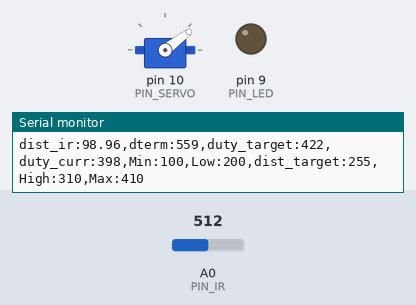
Bench run of a sketch on a simulated Arduino Uno, built with avr-gcc and run on an emulated ATmega328P. On the bench: servo, output pins drawn as LEDs (lit = HIGH), the last lines printed to the serial monitor. The inputs (shaded band) are chosen by the test bench; at power-on: A0 (PIN_IR) = 512.

Above: at 1.2 s.
1.3 s: A0 (PIN_IR) set to 400
4.3 s: A0 (PIN_IR) set to 420
At 5.5 s:
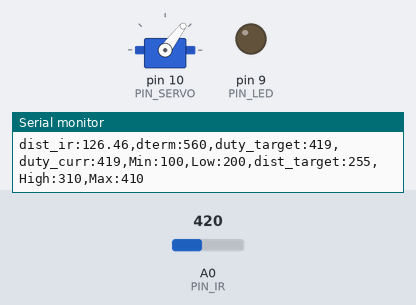
6.4 s: A0 (PIN_IR) set to 511
At 6.8 s:
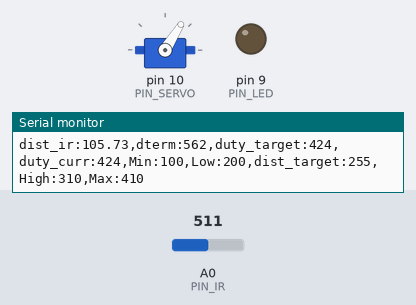
Timing chart, 0 to 9.4 s (numbered marks = the images above; inputs shaded):
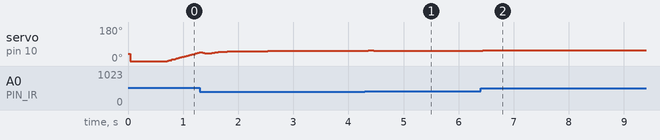

Measured:
- after the input at 4.3 s, servo on pin 10 (PIN_SERVO): 53° → 56° at once, → 55° 0.14 s later, → 54° 0.14 s later, → 53° 0.38 s later
- after the input at 6.4 s, servo on pin 10 (PIN_SERVO): 53° → 58° at once, → 57° 0.58 s later, → 56° 0.74 s later

The sketch:

26P14.ino
```cpp
#include <Servo.h>

/////////////////////////////
// Configurable parameters //
/////////////////////////////

// Arduino pin assignment
#define PIN_LED 9                            // [1234] LED를 아두이노의 GPIO 9번 핀에 연결
#define PIN_SERVO 10    //[3152] 서보모터를 아두이노의 10번 핀에 연결
#define PIN_IR A0     //[3158] IR센서를 아두이노의 A0 핀에 연결

// Framework setting
#define _DIST_TARGET 255  //[3166]목표로 하는 탁구공 중심 위치까지 거리255mm로 고정
#define _DIST_MIN 10                       //[3164] 최소 측정 거리 10mm로 고정
#define _DIST_MAX 410   // [3401] 측정 거리의 최댓값를 410mm로 설정
#define DELAY_MICROS  1500

// Distance sensor
#define EMA_ALPHA 0.35  // [3162] ema 필터의 alpha 값을 0.0으로 설정
#define EMA_ALPHA2 0.1
// Servo range
#define _DUTY_MIN 740    //서보의 가동 최소 각도
#define _DUTY_NEU 940    //servo neutral position
#define _DUTY_MAX 1140   //서보의 최대 가동 각도

// Servo speed control
#define _SERVO_ANGLE 72   // 서보의 각도(72º)
//[3150] 레일플레이트가 사용자가 원하는 가동범위를 움직일때, 이를 움직이게 하는 서보모터의 가동범위
#define _SERVO_SPEED 150       // 서보 속도를 200으로 설정

// Event periods
#define _INTERVAL_DIST 20   // Distance Sensing을 20(ms) 마다 실행한다.
#define _INTERVAL_SERVO 20 // 서보를 20ms마다 조작하기
#define _INTERVAL_SERIAL 100 //시리얼 0.1초 마다 업데이트

// PID parameters
#define _KP 1.2   // 비례상수 설정
#define _KD 73
//////////////////////
// global variables //
//////////////////////
float dist_cali;
float filtered_dist;
float ema_dist = 0;
float samples_num = 3;
const float coE[] = {0.0000111, -0.0061569, 1.8472129, -29.1135763};

// Servo instance
Servo myservo;  // Servo를 제어할 Object를 생성해 준다
// Distance sensor
float dist_target; // location to send the ball
float dist_raw; //실제 거리측정값과 ema필터를 적용한 값을 저장할 변수

// Event periods
unsigned long last_sampling_time_dist, last_sampling_time_servo, last_sampling_time_serial; // [3162] 거리, 서보, 시리얼에 대한 마지막 샘플링 시간을 나타내는 변수
bool event_dist, event_servo, event_serial; // 거리센서, 서보, 시리얼 모니터의 발생을 지시하는 변수

// Servo speed control
int duty_chg_per_interval;//주기동안 duty 변화량 변수
int duty_target, duty_curr;// 서보의 목표위치와 서보에 실제로 입력할 위치

// PID variables
float error_curr, error_prev, control, pterm, dterm, iterm; // 비례 제어를 위한 전에 측정한 오차, 새로 측정한 오차 값, 비례항, 적분항, 미분항 변수


void setup() {
// initialize GPIO pins for LED and attach servo
  pinMode(PIN_LED, OUTPUT);  // LED 핀 설정
  myservo.attach(PIN_SERVO);  // Servo 핀 설정
// initialize global variables
  last_sampling_time_dist = last_sampling_time_servo = last_sampling_time_serial = 0; //샘플링 시각 기록 변수 초기화
  event_dist = event_servo = event_serial = false;  // 이벤트 bool값 초기화
  dist_target = _DIST_TARGET; // 목표지점 변수 초기화


// move servo to neutral position
  myservo.writeMicroseconds(_DUTY_NEU); //서보를 중간으로 이동
// initialize serial port
    Serial.begin(57600);// 57600 보드레이트로 아두이노와 통신
// convert angle speed into duty change per interval.
  duty_chg_per_interval =  int((_DUTY_MAX - _DUTY_MIN) * (float(_SERVO_SPEED) /  _SERVO_ANGLE) * (float(_INTERVAL_SERVO) / 1000.0));   //[3159] 서보 각속도에 맞추어 센서 인식 간격 변경? [3150] 서보의 각속도를 원하는 Angle로 나누어 interval을 설정한다.
}


void loop() {
/////////////////////
// Event generator // [3155] 설정된 주기마다 이벤트 생성
/////////////////////
unsigned long time_curr = millis();
  if(time_curr >= last_sampling_time_dist + _INTERVAL_DIST) {
        last_sampling_time_dist += _INTERVAL_DIST;
        event_dist = true;
  }
  if(time_curr >= last_sampling_time_servo + _INTERVAL_SERVO) {
        last_sampling_time_servo += _INTERVAL_SERVO;
        event_servo = true;
  }
  if(time_curr >= last_sampling_time_serial + _INTERVAL_SERIAL) {
        last_sampling_time_serial += _INTERVAL_SERIAL;
        event_serial = true;
  }


////////////////////
// Event handlers //
////////////////////

  if(event_dist) {
     event_dist = false;
  // get a distance reading from the distance sensor
      //dist_raw = ir_distance_calibration();  // 적외선 선세로 측정한 값에 필터를 적용한 값
      dist_raw = EMA_ALPHA2*ir_distance_calibration() + (1-EMA_ALPHA2)*dist_raw; // ema 필터 적용
  // PID control logic
    error_curr = _DIST_TARGET - dist_raw; // 목표값 에서 현재값을 뺀 값이 오차값
    pterm = _KP*error_curr;
    dterm = _KD*(error_curr - error_prev);
    control = pterm + dterm;

  // duty_target = f(duty_neutral, control)
    duty_target = _DUTY_NEU + control;

  // keep duty_target value within the range of [_DUTY_MIN, _DUTY_MAX]
    if (duty_target < _DUTY_MIN) {
      duty_target = _DUTY_MIN;  // duty_target < _DUTY_MIN 일 때 duty_target 를 _DUTY_MIN 로 고정
    } else if (duty_target > _DUTY_MAX) {
       duty_target = _DUTY_MAX; // duty_target > _DUTY_MAX 일 때 duty_target 를 _DUTY_MAX 로 고정
    }  // [_DUTY_MIN, _DUTY_MAX] 로 서보의 가동범위를 고정하기 위한 최소한의 안전장치
  // update error_prev
    error_prev = error_curr;
  }

  if(event_servo) {
    event_servo = false; // [3153] servo EventHandler Ticket -> false
    // adjust duty_curr toward duty_target by duty_chg_per_interval
    if(duty_target > duty_curr) {
      duty_curr += duty_chg_per_interval;
      if(duty_curr > duty_target) duty_curr = duty_target;
    }
    else {
      duty_curr -= duty_chg_per_interval;
      if(duty_curr < duty_target) duty_curr = duty_target;
    }       //서보가 현재위치에서 목표위치에 도달할 때까지 duty_chg_per_interval값 마다 움직임(duty_curr에 duty_chg_per_interval값 더하고 빼줌)

    // update servo position
    myservo.writeMicroseconds(duty_curr);   //위에서 바뀐 현재위치 값을 갱신
  }

  if(event_serial) {
    event_serial = false; // serial EventHandler Ticket -> false
    Serial.print("dist_ir:");
    Serial.print(dist_raw);
    Serial.print(",dterm:");
    Serial.print(map(dterm,-1000,1000,510,610));
    Serial.print(",duty_target:");
    Serial.print(map(duty_target,1000,2000,410,510));
    Serial.print(",duty_curr:");
    Serial.print(map(duty_curr,1000,2000,410,510));
    Serial.println(",Min:100,Low:200,dist_target:255,High:310,Max:410");
  }
}

float ir_distance(void){ // return value unit: mm
  float val;
  float volt = float(analogRead(PIN_IR));
  val = ((6762.0/(volt-9.0))-4.0) * 10.0;
  return val;        // 적외선 센서를 통해 거리를 return시킨다.
}
float under_noise_filter(void){
  int currReading;
  int largestReading = 0;
  for (int i = 0; i < samples_num; i++) {
    currReading = ir_distance();
    if (currReading > largestReading) { largestReading = currReading; }
    // Delay a short time before taking another reading
    delayMicroseconds(DELAY_MICROS);
  }
  return largestReading;
}
float filtered_ir_distance(void){
  int currReading;
  int lowestReading = 1024;
  for (int i = 0; i < samples_num; i++) {
    currReading = under_noise_filter();
    if (currReading < lowestReading) { lowestReading = currReading; }
  }
  // eam 필터 추가
  ema_dist = EMA_ALPHA*lowestReading + (1-EMA_ALPHA)*ema_dist;
  return ema_dist;
}


float ir_distance_calibration(void){ // return value unit: mm
  // calibrate distance reading from the IR sensor
      filtered_dist = filtered_ir_distance();
      dist_cali = coE[0] * pow(filtered_dist, 3) + coE[1] * pow(filtered_dist, 2) + coE[2] * filtered_dist + coE[3];
  return dist_cali; // for now, just use ir_distance() without noise filter.
}
```
